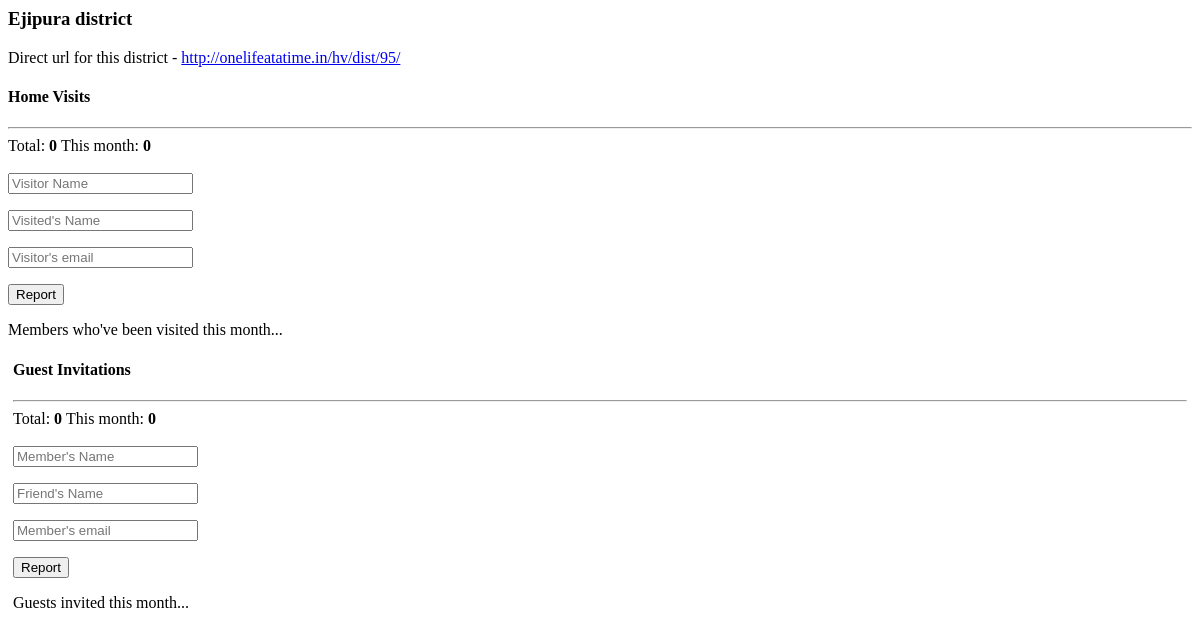
Before: /dialogues/ajax_hv_get_district_summary/95/ with the older database file.
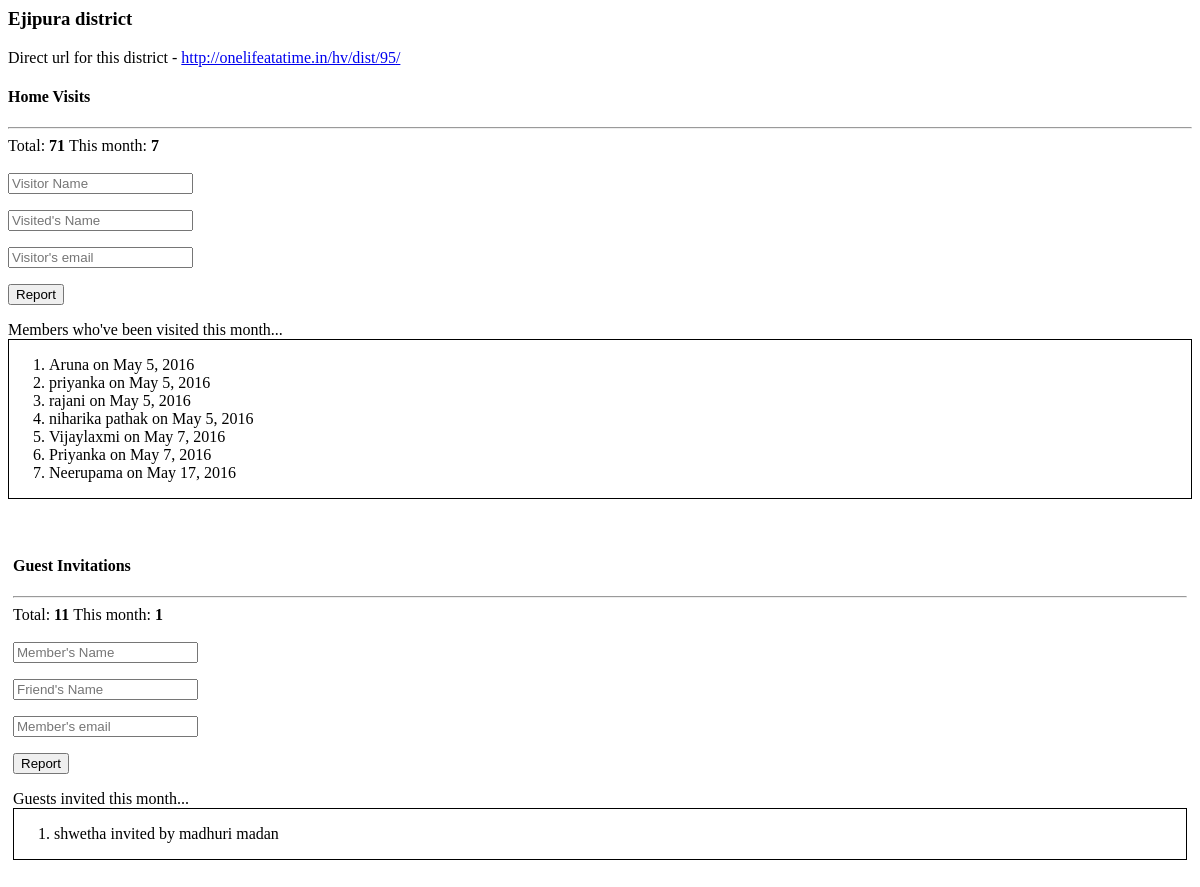
After: the same page with the newer database file.
### dialogues/models.py (models this page shows, shortened)
class HomeVisit(models.Model):
	visitor_name = models.CharField(max_length=30)
	visited_name = models.CharField(max_length=30)
	visitor_email = models.CharField(max_length=30)
	district = models.ForeignKey(District)
	visit_date= models.DateField()

class GuestInvite(models.Model):
	member_name = models.CharField(max_length=30)
	friend_name = models.CharField(max_length=30)
	member_email = models.CharField(max_length=30)
	district = models.ForeignKey(District)
	invite_date = models.DateField()
	info = models.TextField(blank=True)

### dialogues/views.py (the view)
# urls.py: url(r'^ajax_hv_get_district_summary/(?P<district_id>\d+)/$', views.ajax_hv_get_district_summary),
def ajax_hv_get_district_summary(request, district_id):
	context = {}
	context['district_id'] = district_id
	context['dist'] = q.get_district_by_id(district_id)
	context['total_hv_count'] = q.get_home_visits_count_by_district_id(district_id)
	context['month_hv_count'] = q.get_this_month_home_visits_count_by_district_id(district_id)
	context['total_gi_count'] = q.get_guest_invites_count_by_district_id(district_id)
	context['month_gi_count'] = q.get_this_month_guest_invites_count_by_district_id(district_id)
	context['month_home_visit_list'] = q.get_this_month_home_visits_by_district_id(district_id)
	context['month_guest_invite_list'] = q.get_this_month_guest_invites_by_district_id(district_id)
	return render(request, 'dialogues/ajax_hv_district_summary.html', context)

### dialogues/queries.py (called while the page is built)
def get_district_by_id(id):
	return District.objects.get(id=id)

def get_guest_invites_count_by_district_id(district_id):
	dist = District.objects.get(id=district_id)
	return GuestInvite.objects.filter(district=dist).count()

def get_home_visits_count_by_district_id(district_id):
	dist = District.objects.get(id=district_id)
	return HomeVisit.objects.filter(district=dist).count()

def get_this_month_guest_invites_by_district_id(district_id):
	dist = District.objects.get(id=district_id)
	today = datetime.datetime.today()
	month_start = today - datetime.timedelta(days=(today.day - 1))
	return GuestInvite.objects.filter(district=dist, invite_date__gte=month_start)

def get_this_month_home_visits_by_district_id(district_id):
	dist = District.objects.get(id=district_id)
	today = datetime.datetime.today()
	month_start = today - datetime.timedelta(days=(today.day - 1))
	return HomeVisit.objects.filter(district=dist, visit_date__gte=month_start)

### dialogues/templates/dialogues/ajax_hv_district_summary.html (shortened to what this page needs)
<div class="row">
	<div class="col-lg-12 col-sm-12 text-center">
		<h3>{{dist.name}} district </h3>
		Direct url for this district - <a class="btn bg-primary" href="/hv/dist/{{dist.id}}/" > http://onelifeatatime.in/hv/dist/{{dist.id}}/ </a>
</div>
</div>
<div class="row">
	<div class="col-lg-6 col-sm-12">
		<h4 class="text-center"> Home Visits</h4>
		<hr class="star-primary">
		<div class="row">
			<div class="col-lg-12">
				Total: <b>{{total_hv_count}} </b>
				This month: <b>{{month_hv_count}} </b>
				<br/>
				<br/>
			</div>
		</div>
		<form class="background:#0f3d88;" id="new_home_visit_form">
			<div class="row control-group">
				<div class="form-group col-lg-6 floating-label-form-group-with-focus controls">
					<input type="text" class="form-control" placeholder="Visitor Name" name="visitor_name" id="visitor_name" required="">
				</div>
				<div class="form-group col-lg-6 floating-label-form-group-with-focus controls">
					<input type="text" class="form-control" placeholder="Visited's Name" name="visited_name" id="visited_name" required="">
				</div>
				<div class="form-group col-lg-6 floating-label-form-group-with-focus controls">
					<input type="email" class="form-control" placeholder="Visitor's email" name="visitor_email" id="member_email" required="" data-validation-required-message="Please enter member's email address.">
				</div>
				<div class="form-group col-lg-6 floating-label-form-group-with-focus controls">
					<button type="submit" id="home_visit_submit_button" class="btn btn-success center" >Report</button>
				</div>
			</div>
		</form>
		Members who've been visited this month... <br/>
		{% if month_home_visit_list %}
		<div style="border: 1px black solid">
			<ol>
				{% for hv in month_home_visit_list %}
				<li> {{hv.visited_name}} on {{hv.visit_date}}</li>
				{% endfor %}
			</ol>
		</div>
		<br/>
		<br/>
		{% endif %}
	</div>
	<div class="col-lg-6 col-sm-12" >
		<div id="guest_invites_column" style="padding-right:5px;padding-left:5px">
			<h4 class="text-center"> Guest Invitations </h4>
			<hr class="star-primary">
			<div class="row">
				<div class="col-lg-12">
					Total: <b>{{total_gi_count}} </b>
					This month: <b> {{month_gi_count}} </b>
					<br/>
					<br/>
				</div>
			</div>
			<div class="row">
				<div class="col-lg-12">
					<form id="new_guest_invite_form">
						<div class="row control-group">
							<div class="form-group col-lg-6 floating-label-form-group-with-focus controls">
								<input type="text" class="form-control" placeholder="Member's Name" name="member_name" id="member_name" required="" data-validation-required-message="Enter member name.">
							</div>
							<div class="form-group col-lg-6 floating-label-form-group-with-focus controls">
								<input type="text" class="form-control" placeholder="Friend's Name" name="friend_name" id="friend_name" required="">
							</div>
							<div class="form-group col-lg-6 floating-label-form-group-with-focus controls">
								<input type="email" class="form-control" placeholder="Member's email" name="member_email" id="member_email" required="" data-validation-required-message="Please enter member's email address.">
							</div>
							<div class="form-group col-lg-6 floating-label-form-group-with-focus controls">
								<button type="submit" id="guest_invite_submit_button" class="btn btn-success center" >Report</button>
							</div>
						</div>
					</form>
				</div>
			</div>
			Guests invited this month... <br/>
			{% if month_guest_invite_list %}
			<div style="border: 1px black solid">
				<ol>
					{% for hv in month_guest_invite_list %}
					<li> {{hv.friend_name}}
					invited by {{hv.member_name}} </li>
					{% endfor %}
				</ol>
			</div>
			<br/>
			<br/>
			{% endif %}
		</div>
	</div>
</div>

Changed rows visible on the page:
added HomeVisit: visited_name "Aruna", visit_date "May 5, 2016"
added HomeVisit: visited_name "priyanka", visit_date "May 5, 2016"
added HomeVisit: visited_name "rajani", visit_date "May 5, 2016"
added HomeVisit: visited_name "niharika pathak", visit_date "May 5, 2016"
added HomeVisit: visited_name "Vijaylaxmi", visit_date "May 7, 2016"
added HomeVisit: visited_name "Priyanka", visit_date "May 7, 2016"
added HomeVisit: visited_name "Neerupama", visit_date "May 17, 2016"
added GuestInvite: friend_name "shwetha", member_name "madhuri madan"
Other visible differences:
{{ total_hv_count }}: "0" → "71"
{{ month_hv_count }}: "0" → "7"
{{ total_gi_count }}: "0" → "11"
{{ month_gi_count }}: "0" → "1"
